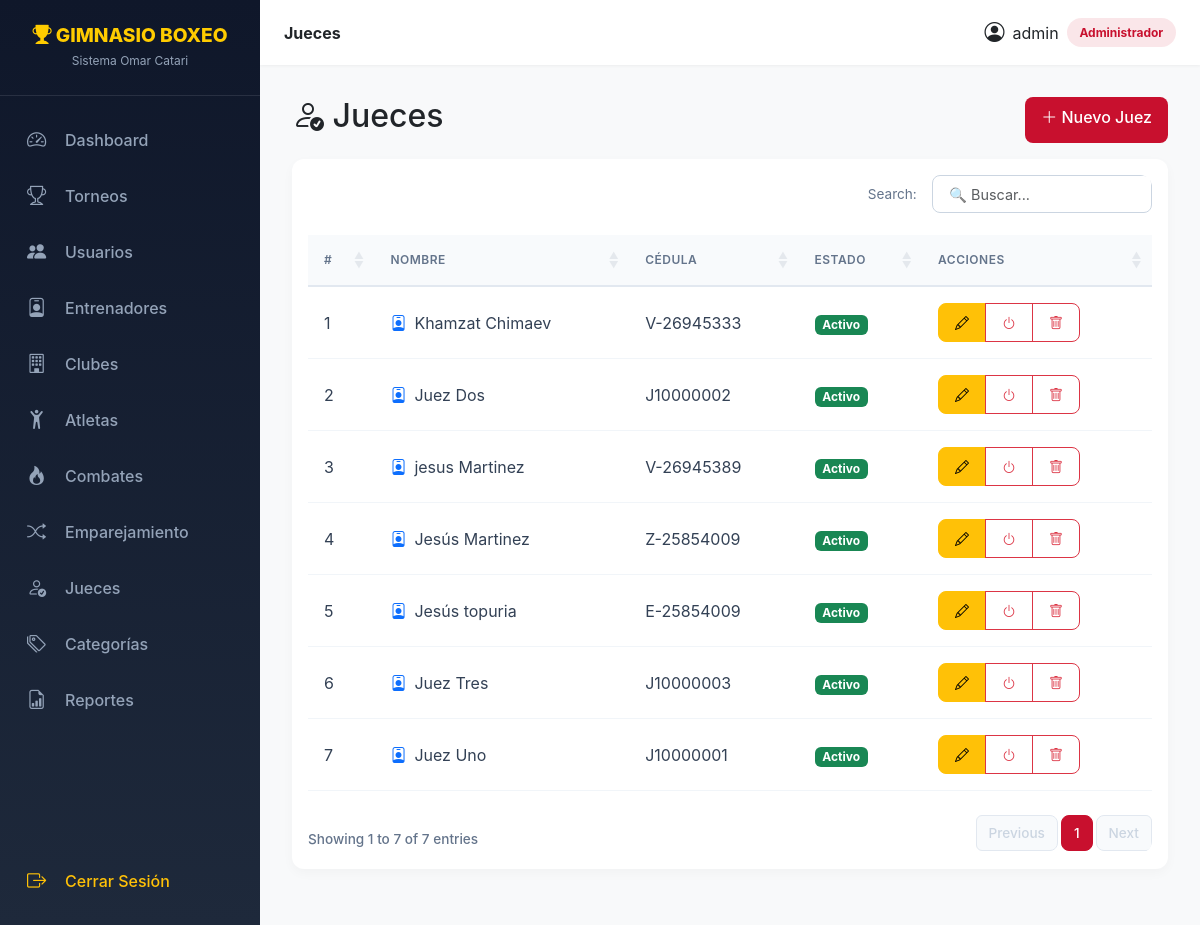
Screenshot of /index.php?c=jueces&a=index (signed in) with the database file from the repository.
### tables this page shows
CREATE TABLE `jueces` (
  `id_juez` int NOT NULL,
  `pnombre` varchar(50) NOT NULL,
  `papellido` varchar(50) NOT NULL,
  `cedula` varchar(20) DEFAULT NULL,
  `activo` tinyint(1) DEFAULT '1'
);

### core/Controller.php (called while the page is built, shortened)
<?php
abstract class Controller {
    protected function view(string $vista, array $datos = [], string $layout = 'main'): void {
        extract($datos);
        $contenidoVista = __DIR__ . '/../views/' . $vista . '.php';
        include $contenidoVista;
    }
}

### controllers/JuecesController.php (called while the page is built, shortened)
<?php
class JuecesController extends Controller {
    public function index(): void {
        try {
            $jueces = (new Juez())->todosConInactivos();
            $this->view('jueces/index', compact('jueces'));
        } catch (Exception $e) {
            error_log("[JuecesController::index] " . $e->getMessage());
            $_SESSION['error'] = "Error al cargar la lista de jueces";
            $this->redirect('index.php?c=dashboard&a=index');
        }
    }
}

### index.php (called while the page is built, shortened)
<?php
spl_autoload_register(function ($class) {
    $directorios = [
        'models' => __DIR__ . '/models/',
        'controllers' => __DIR__ . '/controllers/',
    ];
    foreach ($directorios as $tipo => $directorio) {
        $archivo = $directorio . $class . '.php';
        if (file_exists($archivo)) {
            return true;
        }
    }
    return false;
});
$accion = $_GET['a'] ?? 'login';
try {
    $ctrl = new $claseControlador();
    $ctrl->$accion();
} catch (Exception $e) {
    error_log("Error en el controlador: " . $e->getMessage());
    if (defined('DEBUG') && DEBUG === true) {
        die("Error: " . $e->getMessage());
    } else {
        die("Error interno del servidor. Por favor, contacte al administrador.");
    }
}

### core/Database.php (called while the page is built, shortened)
<?php
class Database {
    private static $instance = null;
    private function __construct() {
        try {
            $dsn = "mysql:host=".DB_HOST.";dbname=".DB_NAME.";charset=utf8mb4";
            $this->pdo = new PDO($dsn, DB_USER, DB_PASS, [
                PDO::ATTR_ERRMODE => PDO::ERRMODE_EXCEPTION,
                PDO::ATTR_DEFAULT_FETCH_MODE => PDO::FETCH_ASSOC,
            ]);
        } catch (PDOException $e) {
            die("Error de conexión: " . $e->getMessage());
        }
    }
    public static function getInstance(): PDO {
        if (self::$instance === null) {
            self::$instance = new self();
        }
        return self::$instance->pdo;
    }
}

### core/Model.php (called while the page is built, shortened)
<?php
abstract class Model {
    public function __construct() {
        $this->db = Database::getInstance();
    }
}

### models/Juez.php (called while the page is built, shortened)
<?php
class Juez extends Model {
    public function todosConInactivos(): array {
        try {
            $stmt = $this->db->query("SELECT * FROM jueces ORDER BY activo DESC, papellido, pnombre");
            return $stmt->fetchAll();
        } catch (Exception $e) { $this->logError("Error en todosConInactivos()", ['message' => $e->getMessage()]); return []; }
    }
}

### views/jueces/index.php (the view, shortened to what this page needs)
<?php $rol = $_SESSION['usuario']['rol'] ?? 'Consulta'; ?>
<div class="d-flex justify-content-between mb-3">
    <h2><i class="bi bi-person-check"></i> Jueces</h2>
    <?php if($rol === 'Administrador'): ?>
        <a href="?c=jueces&a=form" class="btn btn-primary">
            <i class="bi bi-plus-lg"></i> Nuevo Juez
        </a>
    <?php endif; ?>
</div>
<div class="card">
    <div class="card-body">
        <div class="table-responsive">
            <table class="table table-hover datatable">
                <thead class="table-dark">
                    <tr>
                        <th>#</th>
                        <th>Nombre</th>
                        <th>Cédula</th>
                        <th>Estado</th>
                        <th>Acciones</th>
                    </tr>
                </thead>
                <tbody>
                    <?php
                    $pos = 1;
                    foreach($jueces as $j):
                    ?>
                    <tr>
                        <td><?= $pos++ ?></td>
                        <td>
                            <div class="d-flex align-items-center">
                                <i class="bi bi-person-badge me-2 text-primary"></i>
                                <?= htmlspecialchars($j['pnombre'] . ' ' . $j['papellido']) ?>
                            </div>
                        </td>
                        <td><?= htmlspecialchars($j['cedula'] ?? '-') ?></td>
                        <td>
                            <?php if($j['activo']): ?>
                                <span class="badge bg-success">Activo</span>
                            <?php else: ?>
                                <span class="badge bg-secondary">Inactivo</span>
                            <?php endif; ?>
                        </td>
                        <td>
                            <div class="btn-group btn-group-sm">
                                <?php if($rol === 'Administrador'): ?>
                                    <a class="btn btn-sm btn-warning" href="?c=jueces&a=form&id=<?= $j['id_juez'] ?>">
                                        <i class="bi bi-pencil"></i>
                                    </a>
                                    <?php if($j['activo']): ?>
                                        <a class="btn btn-sm btn-outline-danger"
                                           onclick="return confirm('¿Desactivar este juez?')"
                                           href="?c=jueces&a=desactivar&id=<?= $j['id_juez'] ?>">
                                            <i class="bi bi-power"></i>
                                        </a>
                                    <?php endif; ?>
                                    <a class="btn btn-sm btn-outline-danger"
                                       onclick="return confirm('¿Estás seguro de eliminar este juez? No podrá ser usado en combates futuros.')"
                                       href="?c=jueces&a=eliminar&id=<?= $j['id_juez'] ?>">
                                        <i class="bi bi-trash"></i>
                                    </a>
                                <?php endif; ?>
                            </div>
                        </td>
                    </tr>
                    <?php endforeach; ?>
                </tbody>
            </table>
        </div>
    </div>
</div>

### public/css/style.css (style rules this page uses)
:root { --primary: #c8102e; --primary-dark: #8b0a1f; --accent: #ffcc00; --dark: #0f172a; --gray: #1e293b; --light: #f8fafc; --sidebar-width: 260px; --topbar-height: 65px; }
body { background-color: var(--light); font-family: 'Inter', 'Segoe UI', Roboto, sans-serif; margin: 0; padding: 0; overflow-x: hidden; display: flex; min-height: 100vh; }
.card { border: none; border-radius: 12px; box-shadow: 0 4px 12px rgba(0,0,0,0.03); background: #fff; margin-bottom: 1.5rem; transition: transform 0.2s ease, box-shadow 0.2s ease; }
.btn { border-radius: 8px; font-weight: 500; padding: 0.5rem 1rem; transition: all 0.2s; }
.btn-primary { background: var(--primary); border: none; }
.table-responsive { border-radius: 12px; overflow: hidden; }
.table { margin-bottom: 0; }
.table thead th { background: #f8fafc; color: #64748b; font-weight: 600; text-transform: uppercase; font-size: 0.75rem; letter-spacing: 0.5px; border-bottom: 2px solid #e2e8f0; padding: 1rem; }
.table tbody td { padding: 1rem; vertical-align: middle; color: #334155; border-bottom: 1px solid #f1f5f9; }

### rows the page displays
jueces: pnombre+papellido "Khamzat Chimaev", cedula "V-26945333", activo "Activo"
jueces: pnombre+papellido "Juez Dos", cedula "J10000002", activo "Activo"
jueces: pnombre+papellido "jesus Martinez", cedula "V-26945389", activo "Activo"
jueces: pnombre+papellido "Jesús Martinez", cedula "Z-25854009", activo "Activo"
jueces: pnombre+papellido "Jesús topuria", cedula "E-25854009", activo "Activo"
jueces: pnombre+papellido "Juez Tres", cedula "J10000003", activo "Activo"
jueces: pnombre+papellido "Juez Uno", cedula "J10000001", activo "Activo"

### other values shown
$_SESSION['usuario']['username'] "admin"
$rol "Administrador"
